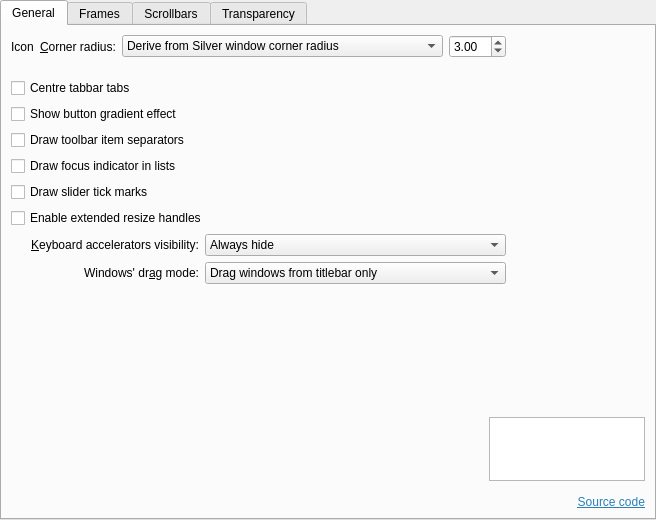
<?xml version="1.0" encoding="UTF-8"?>
<ui version="4.0">
 <class>BreezeStyleConfig</class>
 <widget class="QWidget" name="BreezeStyleConfig">
  <property name="geometry">
   <rect>
    <x>0</x>
    <y>0</y>
    <width>656</width>
    <height>520</height>
   </rect>
  </property>
  <property name="sizePolicy">
   <sizepolicy hsizetype="Preferred" vsizetype="Preferred">
    <horstretch>0</horstretch>
    <verstretch>0</verstretch>
   </sizepolicy>
  </property>
  <layout class="QVBoxLayout" name="verticalLayout_2">
   <property name="leftMargin">
    <number>0</number>
   </property>
   <property name="topMargin">
    <number>0</number>
   </property>
   <property name="rightMargin">
    <number>0</number>
   </property>
   <property name="bottomMargin">
    <number>0</number>
   </property>
   <item>
    <widget class="QTabWidget" name="tabWidget">
     <property name="currentIndex">
      <number>0</number>
     </property>
     <widget class="QWidget" name="tab_General">
      <attribute name="title">
       <string>General</string>
      </attribute>
      <layout class="QGridLayout" name="gridLayout">
       <item row="19" column="0" colspan="3">
        <widget class="QCheckBox" name="_splitterProxyEnabled">
         <property name="text">
          <string>Enable extended resize handles</string>
         </property>
        </widget>
       </item>
       <item row="16" column="0" colspan="2">
        <widget class="QCheckBox" name="_viewDrawFocusIndicator">
         <property name="text">
          <string>Draw focus indicator in lists</string>
         </property>
        </widget>
       </item>
       <item row="18" column="0" colspan="2">
        <widget class="QCheckBox" name="_sliderDrawTickMarks">
         <property name="text">
          <string>Draw slider tick marks</string>
         </property>
        </widget>
       </item>
       <item row="20" column="0" colspan="2">
        <widget class="QLabel" name="_mnemonicsLabel">
         <property name="text">
          <string>&amp;Keyboard accelerators visibility:</string>
         </property>
         <property name="alignment">
          <set>Qt::AlignmentFlag::AlignRight|Qt::AlignmentFlag::AlignTrailing|Qt::AlignmentFlag::AlignVCenter</set>
         </property>
         <property name="buddy">
          <cstring>_mnemonicsMode</cstring>
         </property>
        </widget>
       </item>
       <item row="22" column="0" rowspan="3" colspan="3">
        <spacer name="verticalSpacer">
         <property name="orientation">
          <enum>Qt::Orientation::Vertical</enum>
         </property>
         <property name="sizeHint" stdset="0">
          <size>
           <width>20</width>
           <height>60</height>
          </size>
         </property>
        </spacer>
       </item>
       <item row="1" column="0" colspan="2">
        <widget class="QCheckBox" name="_tabBarDrawCenteredTabs">
         <property name="text">
          <string>Centre tabbar tabs</string>
         </property>
        </widget>
       </item>
       <item row="21" column="2" colspan="3">
        <widget class="QComboBox" name="_windowDragMode">
         <property name="sizePolicy">
          <sizepolicy hsizetype="Preferred" vsizetype="Fixed">
           <horstretch>0</horstretch>
           <verstretch>0</verstretch>
          </sizepolicy>
         </property>
         <item>
          <property name="text">
           <string>Drag windows from titlebar only</string>
          </property>
         </item>
         <item>
          <property name="text">
           <string>Drag windows from titlebar, menubar and toolbars</string>
          </property>
         </item>
         <item>
          <property name="text">
           <string>Drag windows from all empty areas</string>
          </property>
         </item>
        </widget>
       </item>
       <item row="20" column="2" colspan="3">
        <widget class="QComboBox" name="_mnemonicsMode">
         <item>
          <property name="text">
           <string>Always hide</string>
          </property>
         </item>
         <item>
          <property name="text">
           <string>Show when Alt key is pressed</string>
          </property>
         </item>
         <item>
          <property name="text">
           <string>Always show</string>
          </property>
         </item>
        </widget>
       </item>
       <item row="26" column="0" colspan="6">
        <layout class="QGridLayout" name="gridLayout_4">
         <property name="spacing">
          <number>0</number>
         </property>
         <item row="1" column="0">
          <spacer name="horizontalSpacer_3">
           <property name="orientation">
            <enum>Qt::Orientation::Horizontal</enum>
           </property>
           <property name="sizeHint" stdset="0">
            <size>
             <width>40</width>
             <height>20</height>
            </size>
           </property>
          </spacer>
         </item>
         <item row="1" column="1">
          <widget class="QGraphicsView" name="graphicsView">
           <property name="sizePolicy">
            <sizepolicy hsizetype="Fixed" vsizetype="Fixed">
             <horstretch>0</horstretch>
             <verstretch>0</verstretch>
            </sizepolicy>
           </property>
           <property name="minimumSize">
            <size>
             <width>156</width>
             <height>64</height>
            </size>
           </property>
           <property name="maximumSize">
            <size>
             <width>156</width>
             <height>64</height>
            </size>
           </property>
           <property name="baseSize">
            <size>
             <width>156</width>
             <height>64</height>
            </size>
           </property>
           <property name="layoutDirection">
            <enum>Qt::LayoutDirection::LeftToRight</enum>
           </property>
           <property name="styleSheet">
            <string notr="true">border-image: url(:/images/Silver_logo.svg);</string>
           </property>
           <property name="interactive">
            <bool>false</bool>
           </property>
           <property name="alignment">
            <set>Qt::AlignmentFlag::AlignBottom|Qt::AlignmentFlag::AlignRight|Qt::AlignmentFlag::AlignTrailing</set>
           </property>
           <property name="rubberBandSelectionMode">
            <enum>Qt::ItemSelectionMode::IntersectsItemShape</enum>
           </property>
          </widget>
         </item>
         <item row="5" column="1">
          <layout class="QVBoxLayout" name="verticalLayout_6">
           <property name="spacing">
            <number>0</number>
           </property>
           <item>
            <widget class="QLabel" name="_version">
             <property name="text">
              <string>&lt;version&gt;</string>
             </property>
             <property name="alignment">
              <set>Qt::AlignmentFlag::AlignBottom|Qt::AlignmentFlag::AlignRight|Qt::AlignmentFlag::AlignTrailing</set>
             </property>
            </widget>
           </item>
           <item>
            <widget class="QLabel" name="label_24">
             <property name="text">
              <string>&lt;html&gt;&lt;head/&gt;&lt;body&gt;&lt;p&gt;&lt;a href=&quot;https://github.com/Sonic-DE/silver-theme&quot;&gt;&lt;span style=&quot; text-decoration: underline; color:#2980b9;&quot;&gt;Source code&lt;/span&gt;&lt;/a&gt;&lt;/p&gt;&lt;/body&gt;&lt;/html&gt;</string>
             </property>
             <property name="alignment">
              <set>Qt::AlignmentFlag::AlignRight|Qt::AlignmentFlag::AlignTrailing|Qt::AlignmentFlag::AlignVCenter</set>
             </property>
             <property name="openExternalLinks">
              <bool>true</bool>
             </property>
            </widget>
           </item>
          </layout>
         </item>
         <item row="0" column="0">
          <widget class="QFrame" name="frame">
           <property name="frameShape">
            <enum>QFrame::Shape::StyledPanel</enum>
           </property>
           <property name="frameShadow">
            <enum>QFrame::Shadow::Raised</enum>
           </property>
          </widget>
         </item>
        </layout>
       </item>
       <item row="11" column="0">
        <widget class="QCheckBox" name="_buttonGradient">
         <property name="text">
          <string>Show button gradient effect</string>
         </property>
        </widget>
       </item>
       <item row="21" column="0" colspan="2">
        <widget class="QLabel" name="_windowDragLabel">
         <property name="sizePolicy">
          <sizepolicy hsizetype="Preferred" vsizetype="Preferred">
           <horstretch>0</horstretch>
           <verstretch>0</verstretch>
          </sizepolicy>
         </property>
         <property name="text">
          <string>Windows' dr&amp;ag mode:</string>
         </property>
         <property name="alignment">
          <set>Qt::AlignmentFlag::AlignRight|Qt::AlignmentFlag::AlignTrailing|Qt::AlignmentFlag::AlignVCenter</set>
         </property>
         <property name="buddy">
          <cstring>_windowDragMode</cstring>
         </property>
        </widget>
       </item>
       <item row="12" column="0">
        <widget class="QCheckBox" name="_toolBarDrawItemSeparator">
         <property name="text">
          <string>Draw toolbar item separators</string>
         </property>
        </widget>
       </item>
       <item row="20" column="5">
        <spacer name="horizontalSpacer_2">
         <property name="orientation">
          <enum>Qt::Orientation::Horizontal</enum>
         </property>
         <property name="sizeHint" stdset="0">
          <size>
           <width>100</width>
           <height>20</height>
          </size>
         </property>
        </spacer>
       </item>
       <item row="0" column="0" colspan="5">
        <layout class="QFormLayout" name="formLayout_10">
         <item row="0" column="0">
          <layout class="QHBoxLayout" name="horizontalLayout_4">
           <item>
            <widget class="QLabel" name="_cornerRadiusIcon">
             <property name="text">
              <string>Icon</string>
             </property>
            </widget>
           </item>
           <item>
            <widget class="QLabel" name="_cornerRadiusLabel">
             <property name="text">
              <string>&amp;Corner radius:</string>
             </property>
             <property name="buddy">
              <cstring>_frameCornerRadius</cstring>
             </property>
            </widget>
           </item>
          </layout>
         </item>
         <item row="0" column="1">
          <layout class="QHBoxLayout" name="horizontalLayout_5">
           <item>
            <widget class="QComboBox" name="_frameCornerRadius">
             <property name="sizePolicy">
              <sizepolicy hsizetype="Expanding" vsizetype="Fixed">
               <horstretch>0</horstretch>
               <verstretch>0</verstretch>
              </sizepolicy>
             </property>
             <item>
              <property name="text">
               <string>Derive from Silver window corner radius</string>
              </property>
             </item>
             <item>
              <property name="text">
               <string>Custom</string>
              </property>
             </item>
            </widget>
           </item>
           <item>
            <widget class="QDoubleSpinBox" name="_frameCustomCornerRadius">
             <property name="decimals">
              <number>2</number>
             </property>
             <property name="maximum">
              <double>14.000000000000000</double>
             </property>
             <property name="singleStep">
              <double>0.100000000000000</double>
             </property>
             <property name="value">
              <double>3.000000000000000</double>
             </property>
            </widget>
           </item>
          </layout>
         </item>
        </layout>
       </item>
      </layout>
     </widget>
     <widget class="QWidget" name="tab_Frames">
      <attribute name="title">
       <string>Frames</string>
      </attribute>
      <layout class="QVBoxLayout" name="verticalLayout_3">
       <item>
        <widget class="QCheckBox" name="_dockWidgetDrawFrame">
         <property name="text">
          <string>Draw frame around dockable panels</string>
         </property>
        </widget>
       </item>
       <item>
        <widget class="QCheckBox" name="_sidePanelDrawFrame">
         <property name="text">
          <string>Draw frame around side panels</string>
         </property>
        </widget>
       </item>
       <item>
        <widget class="QCheckBox" name="_menuItemDrawThinFocus">
         <property name="text">
          <string>Draw a thin line to indicate focus in menus and menubars</string>
         </property>
        </widget>
       </item>
       <item>
        <spacer name="verticalSpacer_3">
         <property name="orientation">
          <enum>Qt::Orientation::Vertical</enum>
         </property>
         <property name="sizeHint" stdset="0">
          <size>
           <width>20</width>
           <height>117</height>
          </size>
         </property>
        </spacer>
       </item>
      </layout>
     </widget>
     <widget class="QWidget" name="tab_Scrollbars">
      <attribute name="title">
       <string>Scrollbars</string>
      </attribute>
      <layout class="QVBoxLayout" name="verticalLayout">
       <item>
        <layout class="QFormLayout" name="formLayout_4">
         <property name="leftMargin">
          <number>8</number>
         </property>
         <property name="topMargin">
          <number>8</number>
         </property>
         <property name="rightMargin">
          <number>8</number>
         </property>
         <property name="bottomMargin">
          <number>8</number>
         </property>
         <item row="1" column="0">
          <widget class="QLabel" name="label_10">
           <property name="text">
            <string>Scrollbar top/bottom margins:</string>
           </property>
          </widget>
         </item>
         <item row="1" column="1">
          <widget class="QSpinBox" name="_scrollBarTopBottomMargins"/>
         </item>
         <item row="0" column="0">
          <widget class="QCheckBox" name="_scrollBarSeparator">
           <property name="text">
            <string>Draw scrollbar separator</string>
           </property>
          </widget>
         </item>
        </layout>
       </item>
       <item>
        <spacer name="verticalSpacer_6">
         <property name="orientation">
          <enum>Qt::Orientation::Vertical</enum>
         </property>
         <property name="sizeType">
          <enum>QSizePolicy::Policy::Fixed</enum>
         </property>
         <property name="sizeHint" stdset="0">
          <size>
           <width>20</width>
           <height>15</height>
          </size>
         </property>
        </spacer>
       </item>
       <item>
        <widget class="QGroupBox" name="groupBox">
         <property name="title">
          <string>Arrow buttons</string>
         </property>
         <layout class="QVBoxLayout" name="verticalLayout_4">
          <item>
           <layout class="QGridLayout" name="gridLayout_3">
            <item row="1" column="3">
             <widget class="QStackedWidget" name="stackedWidget_2">
              <property name="currentIndex">
               <number>0</number>
              </property>
              <widget class="QWidget" name="page_bottom_no_buttons">
               <layout class="QFormLayout" name="formLayout_3"/>
              </widget>
              <widget class="QWidget" name="page_bottom_one_button">
               <layout class="QFormLayout" name="formLayout_6">
                <item row="0" column="0">
                 <widget class="QLabel" name="label_4">
                  <property name="text">
                   <string>Space between arrow and groove:</string>
                  </property>
                  <property name="buddy">
                   <cstring>_scrollBarBottomOneButtonSpacing</cstring>
                  </property>
                 </widget>
                </item>
                <item row="0" column="1">
                 <widget class="QSpinBox" name="_scrollBarBottomOneButtonSpacing">
                  <property name="minimum">
                   <number>-10</number>
                  </property>
                  <property name="maximum">
                   <number>10</number>
                  </property>
                 </widget>
                </item>
               </layout>
              </widget>
              <widget class="QWidget" name="page_bottom_two_buttons">
               <layout class="QFormLayout" name="formLayout_8">
                <item row="0" column="0">
                 <widget class="QLabel" name="label_7">
                  <property name="text">
                   <string>Space between arrows and groove:</string>
                  </property>
                  <property name="buddy">
                   <cstring>_scrollBarBottomTwoButtonSpacing</cstring>
                  </property>
                 </widget>
                </item>
                <item row="0" column="1">
                 <widget class="QSpinBox" name="_scrollBarBottomTwoButtonSpacing">
                  <property name="minimum">
                   <number>-10</number>
                  </property>
                  <property name="maximum">
                   <number>10</number>
                  </property>
                 </widget>
                </item>
               </layout>
              </widget>
             </widget>
            </item>
            <item row="2" column="0">
             <widget class="QCheckBox" name="_autoHideArrows">
              <property name="text">
               <string>Auto-hide arrows</string>
              </property>
             </widget>
            </item>
            <item row="0" column="3">
             <widget class="QStackedWidget" name="stackedWidget">
              <property name="currentIndex">
               <number>0</number>
              </property>
              <widget class="QWidget" name="page_top_no_buttons">
               <layout class="QFormLayout" name="formLayout"/>
              </widget>
              <widget class="QWidget" name="page_top_one_button">
               <layout class="QFormLayout" name="formLayout_5">
                <item row="0" column="0">
                 <widget class="QLabel" name="label_3">
                  <property name="text">
                   <string>Space between arrow and groove:</string>
                  </property>
                  <property name="buddy">
                   <cstring>_scrollBarTopOneButtonSpacing</cstring>
                  </property>
                 </widget>
                </item>
                <item row="0" column="1">
                 <widget class="QSpinBox" name="_scrollBarTopOneButtonSpacing">
                  <property name="minimum">
                   <number>-10</number>
                  </property>
                  <property name="maximum">
                   <number>10</number>
                  </property>
                 </widget>
                </item>
               </layout>
              </widget>
              <widget class="QWidget" name="page_top_two_buttons">
               <layout class="QFormLayout" name="formLayout_7">
                <item row="0" column="1">
                 <widget class="QSpinBox" name="_scrollBarTopTwoButtonSpacing">
                  <property name="minimum">
                   <number>-10</number>
                  </property>
                  <property name="maximum">
                   <number>10</number>
                  </property>
                 </widget>
                </item>
                <item row="0" column="0">
                 <widget class="QLabel" name="label_6">
                  <property name="text">
                   <string>Space between arrows and groove:</string>
                  </property>
                 </widget>
                </item>
               </layout>
              </widget>
             </widget>
            </item>
            <item row="0" column="1">
             <widget class="QComboBox" name="_scrollBarSubLineButtons">
              <item>
               <property name="text">
                <string>No Buttons</string>
               </property>
              </item>
              <item>
               <property name="text">
                <string>One Button</string>
               </property>
              </item>
              <item>
               <property name="text">
                <string>Two Buttons</string>
               </property>
              </item>
             </widget>
            </item>
            <item row="1" column="0">
             <widget class="QLabel" name="_scrollBarAddLineLabel">
              <property name="text">
               <string>Bottom &amp;arrow button type:</string>
              </property>
              <property name="alignment">
               <set>Qt::AlignmentFlag::AlignRight|Qt::AlignmentFlag::AlignTrailing|Qt::AlignmentFlag::AlignVCenter</set>
              </property>
              <property name="buddy">
               <cstring>_scrollBarAddLineButtons</cstring>
              </property>
             </widget>
            </item>
            <item row="1" column="1">
             <widget class="QComboBox" name="_scrollBarAddLineButtons">
              <item>
               <property name="text">
                <string>No Buttons</string>
               </property>
              </item>
              <item>
               <property name="text">
                <string>One Button</string>
               </property>
              </item>
              <item>
               <property name="text">
                <string>Two Buttons</string>
               </property>
              </item>
             </widget>
            </item>
            <item row="0" column="0">
             <widget class="QLabel" name="_scrollBarSubLineLabel">
              <property name="text">
               <string>&amp;Top arrow button type:</string>
              </property>
              <property name="alignment">
               <set>Qt::AlignmentFlag::AlignRight|Qt::AlignmentFlag::AlignTrailing|Qt::AlignmentFlag::AlignVCenter</set>
              </property>
              <property name="buddy">
               <cstring>_scrollBarSubLineButtons</cstring>
              </property>
             </widget>
            </item>
            <item row="0" column="2">
             <spacer name="horizontalSpacer">
              <property name="orientation">
               <enum>Qt::Orientation::Horizontal</enum>
              </property>
              <property name="sizeHint" stdset="0">
               <size>
                <width>40</width>
                <height>20</height>
               </size>
              </property>
             </spacer>
            </item>
           </layout>
          </item>
         </layout>
        </widget>
       </item>
       <item>
        <spacer name="verticalSpacer_2">
         <property name="orientation">
          <enum>Qt::Orientation::Vertical</enum>
         </property>
         <property name="sizeType">
          <enum>QSizePolicy::Policy::Fixed</enum>
         </property>
         <property name="sizeHint" stdset="0">
          <size>
           <width>20</width>
           <height>15</height>
          </size>
         </property>
        </spacer>
       </item>
       <item>
        <widget class="QGroupBox" name="groupBox_2">
         <property name="title">
          <string>Groove/Slider</string>
         </property>
         <layout class="QVBoxLayout" name="verticalLayout_5">
          <item>
           <layout class="QFormLayout" name="formLayout_2">
            <item row="1" column="0">
             <widget class="QLabel" name="label">
              <property name="text">
               <string>Slider thic&amp;kness when mouse is over:</string>
              </property>
              <property name="buddy">
               <cstring>_scrollBarSliderThicknessMouseOver</cstring>
              </property>
             </widget>
            </item>
            <item row="1" column="1">
             <widget class="QSpinBox" name="_scrollBarSliderThicknessMouseOver">
              <property name="minimumSize">
               <size>
                <width>74</width>
                <height>0</height>
               </size>
              </property>
              <property name="minimum">
               <number>1</number>
              </property>
              <property name="maximum">
               <number>50</number>
              </property>
             </widget>
            </item>
            <item row="2" column="0">
             <widget class="QLabel" name="label_2">
              <property name="text">
               <string>Slider thickness when mouse &amp;is not over:</string>
              </property>
              <property name="buddy">
               <cstring>_scrollBarSliderThicknessMouseNotOverPercent</cstring>
              </property>
             </widget>
            </item>
            <item row="2" column="1">
             <widget class="QSpinBox" name="_scrollBarSliderThicknessMouseNotOverPercent">
              <property name="suffix">
               <string> %</string>
              </property>
              <property name="minimum">
               <number>1</number>
              </property>
              <property name="maximum">
               <number>100</number>
              </property>
             </widget>
            </item>
            <item row="3" column="1">
             <widget class="QSpinBox" name="_scrollBarSliderPadding">
              <property name="minimumSize">
               <size>
                <width>74</width>
                <height>0</height>
               </size>
              </property>
              <property name="maximum">
               <number>20</number>
              </property>
             </widget>
            </item>
            <item row="3" column="0">
             <widget class="QLabel" name="label_5">
              <property name="text">
               <string>Slider side padding:</string>
              </property>
              <property name="buddy">
               <cstring>_scrollBarSliderPadding</cstring>
              </property>
             </widget>
            </item>
            <item row="4" column="1">
             <widget class="QSpinBox" name="_scrollBarMinSliderHeight">
              <property name="minimumSize">
               <size>
                <width>74</width>
                <height>0</height>
               </size>
              </property>
              <property name="minimum">
               <number>5</number>
              </property>
              <property name="maximum">
               <number>80</number>
              </property>
              <property name="singleStep">
               <number>2</number>
              </property>
             </widget>
            </item>
            <item row="4" column="0">
             <widget class="QLabel" name="label_8">
              <property name="text">
               <string>Slider minim&amp;um height:</string>
              </property>
              <property name="buddy">
               <cstring>_scrollBarMinSliderHeight</cstring>
              </property>
             </widget>
            </item>
           </layout>
          </item>
         </layout>
        </widget>
       </item>
       <item>
        <spacer name="verticalSpacer_4">
         <property name="orientation">
          <enum>Qt::Orientation::Vertical</enum>
         </property>
         <property name="sizeHint" stdset="0">
          <size>
           <width>20</width>
           <height>40</height>
          </size>
         </property>
        </spacer>
       </item>
      </layout>
     </widget>
     <widget class="QWidget" name="tab_Transparency">
      <attribute name="title">
       <string>Transparency</string>
      </attribute>
      <layout class="QGridLayout" name="gridLayout_2">
       <item row="10" column="1">
        <spacer name="verticalSpacer_5">
         <property name="orientation">
          <enum>Qt::Orientation::Vertical</enum>
         </property>
         <property name="sizeHint" stdset="0">
          <size>
           <width>20</width>
           <height>40</height>
          </size>
         </property>
        </spacer>
       </item>
       <item row="1" column="1">
        <layout class="QHBoxLayout" name="horizontalLayout_2">
         <item>
          <widget class="QLabel" name="_menuOpacityTransparentLabel">
           <property name="text">
            <string>Transparent</string>
           </property>
          </widget>
         </item>
         <item>
          <spacer name="horizontalSpacer_6">
           <property name="orientation">
            <enum>Qt::Orientation::Horizontal</enum>
           </property>
           <property name="sizeHint" stdset="0">
            <size>
             <width>40</width>
             <height>20</height>
            </size>
           </property>
          </spacer>
         </item>
         <item>
          <widget class="QLabel" name="_menuOpacityOpaqueLabel">
           <property name="sizePolicy">
            <sizepolicy hsizetype="Minimum" vsizetype="Preferred">
             <horstretch>0</horstretch>
             <verstretch>0</verstretch>
            </sizepolicy>
           </property>
           <property name="text">
            <string>Opaque</string>
           </property>
          </widget>
         </item>
        </layout>
       </item>
       <item row="7" column="0" colspan="2">
        <layout class="QHBoxLayout" name="horizontalLayout">
         <item>
          <widget class="QLabel" name="_menuGroupDescription">
           <property name="text">
            <string>Menu:</string>
           </property>
          </widget>
         </item>
         <item>
          <widget class="QSlider" name="_menuOpacity">
           <property name="minimum">
            <number>0</number>
           </property>
           <property name="maximum">
            <number>100</number>
           </property>
           <property name="singleStep">
            <number>1</number>
           </property>
           <property name="pageStep">
            <number>10</number>
           </property>
           <property name="value">
            <number>100</number>
           </property>
           <property name="orientation">
            <enum>Qt::Orientation::Horizontal</enum>
           </property>
           <property name="invertedAppearance">
            <bool>false</bool>
           </property>
           <property name="invertedControls">
            <bool>false</bool>
           </property>
           <property name="tickPosition">
            <enum>QSlider::TickPosition::TicksBelow</enum>
           </property>
           <property name="tickInterval">
            <number>10</number>
           </property>
          </widget>
         </item>
        </layout>
       </item>
       <item row="1" column="0">
        <spacer name="horizontalSpacer_5">
         <property name="orientation">
          <enum>Qt::Orientation::Horizontal</enum>
         </property>
         <property name="sizeType">
          <enum>QSizePolicy::Policy::Fixed</enum>
         </property>
         <property name="sizeHint" stdset="0">
          <size>
           <width>40</width>
           <height>20</height>
          </size>
         </property>
        </spacer>
       </item>
       <item row="9" column="0" colspan="2">
        <spacer name="horizontalSpacer_4">
         <property name="orientation">
          <enum>Qt::Orientation::Horizontal</enum>
         </property>
         <property name="sizeType">
          <enum>QSizePolicy::Policy::Preferred</enum>
         </property>
         <property name="sizeHint" stdset="0">
          <size>
           <width>542</width>
           <height>20</height>
          </size>
         </property>
        </spacer>
       </item>
      </layout>
     </widget>
    </widget>
   </item>
  </layout>
 </widget>
 <tabstops>
  <tabstop>tabWidget</tabstop>
  <tabstop>_frameCornerRadius</tabstop>
  <tabstop>_frameCustomCornerRadius</tabstop>
  <tabstop>_tabBarDrawCenteredTabs</tabstop>
  <tabstop>_buttonGradient</tabstop>
  <tabstop>_toolBarDrawItemSeparator</tabstop>
  <tabstop>_viewDrawFocusIndicator</tabstop>
  <tabstop>_sliderDrawTickMarks</tabstop>
  <tabstop>_splitterProxyEnabled</tabstop>
  <tabstop>_mnemonicsMode</tabstop>
  <tabstop>_windowDragMode</tabstop>
  <tabstop>_dockWidgetDrawFrame</tabstop>
  <tabstop>_sidePanelDrawFrame</tabstop>
  <tabstop>_menuItemDrawThinFocus</tabstop>
  <tabstop>_scrollBarTopBottomMargins</tabstop>
  <tabstop>_scrollBarSubLineButtons</tabstop>
  <tabstop>_scrollBarTopOneButtonSpacing</tabstop>
  <tabstop>_scrollBarTopTwoButtonSpacing</tabstop>
  <tabstop>_scrollBarAddLineButtons</tabstop>
  <tabstop>_scrollBarBottomOneButtonSpacing</tabstop>
  <tabstop>_scrollBarBottomTwoButtonSpacing</tabstop>
  <tabstop>_autoHideArrows</tabstop>
  <tabstop>_scrollBarSliderThicknessMouseOver</tabstop>
  <tabstop>_scrollBarSliderThicknessMouseNotOverPercent</tabstop>
  <tabstop>_scrollBarSliderPadding</tabstop>
  <tabstop>_scrollBarMinSliderHeight</tabstop>
  <tabstop>_menuOpacity</tabstop>
  <tabstop>graphicsView</tabstop>
 </tabstops>
 <resources/>
 <connections>
  <connection>
   <sender>_scrollBarSubLineButtons</sender>
   <signal>currentIndexChanged(int)</signal>
   <receiver>stackedWidget</receiver>
   <slot>setCurrentIndex(int)</slot>
   <hints>
    <hint type="sourcelabel">
     <x>301</x>
     <y>185</y>
    </hint>
    <hint type="destinationlabel">
     <x>612</x>
     <y>191</y>
    </hint>
   </hints>
  </connection>
  <connection>
   <sender>_scrollBarAddLineButtons</sender>
   <signal>currentIndexChanged(int)</signal>
   <receiver>stackedWidget_2</receiver>
   <slot>setCurrentIndex(int)</slot>
   <hints>
    <hint type="sourcelabel">
     <x>301</x>
     <y>235</y>
    </hint>
    <hint type="destinationlabel">
     <x>612</x>
     <y>241</y>
    </hint>
   </hints>
  </connection>
  <connection>
   <sender>_scrollBarTopOneButtonSpacing</sender>
   <signal>valueChanged(int)</signal>
   <receiver>_scrollBarBottomOneButtonSpacing</receiver>
   <slot>setValue(int)</slot>
   <hints>
    <hint type="sourcelabel">
     <x>392</x>
     <y>171</y>
    </hint>
    <hint type="destinationlabel">
     <x>392</x>
     <y>221</y>
    </hint>
   </hints>
  </connection>
  <connection>
   <sender>_scrollBarBottomOneButtonSpacing</sender>
   <signal>valueChanged(int)</signal>
   <receiver>_scrollBarTopOneButtonSpacing</receiver>
   <slot>setValue(int)</slot>
   <hints>
    <hint type="sourcelabel">
     <x>392</x>
     <y>221</y>
    </hint>
    <hint type="destinationlabel">
     <x>392</x>
     <y>171</y>
    </hint>
   </hints>
  </connection>
  <connection>
   <sender>_scrollBarTopTwoButtonSpacing</sender>
   <signal>valueChanged(int)</signal>
   <receiver>_scrollBarBottomTwoButtonSpacing</receiver>
   <slot>setValue(int)</slot>
   <hints>
    <hint type="sourcelabel">
     <x>392</x>
     <y>171</y>
    </hint>
    <hint type="destinationlabel">
     <x>392</x>
     <y>221</y>
    </hint>
   </hints>
  </connection>
  <connection>
   <sender>_scrollBarBottomTwoButtonSpacing</sender>
   <signal>valueChanged(int)</signal>
   <receiver>_scrollBarTopTwoButtonSpacing</receiver>
   <slot>setValue(int)</slot>
   <hints>
    <hint type="sourcelabel">
     <x>392</x>
     <y>221</y>
    </hint>
    <hint type="destinationlabel">
     <x>392</x>
     <y>171</y>
    </hint>
   </hints>
  </connection>
 </connections>
</ui>
